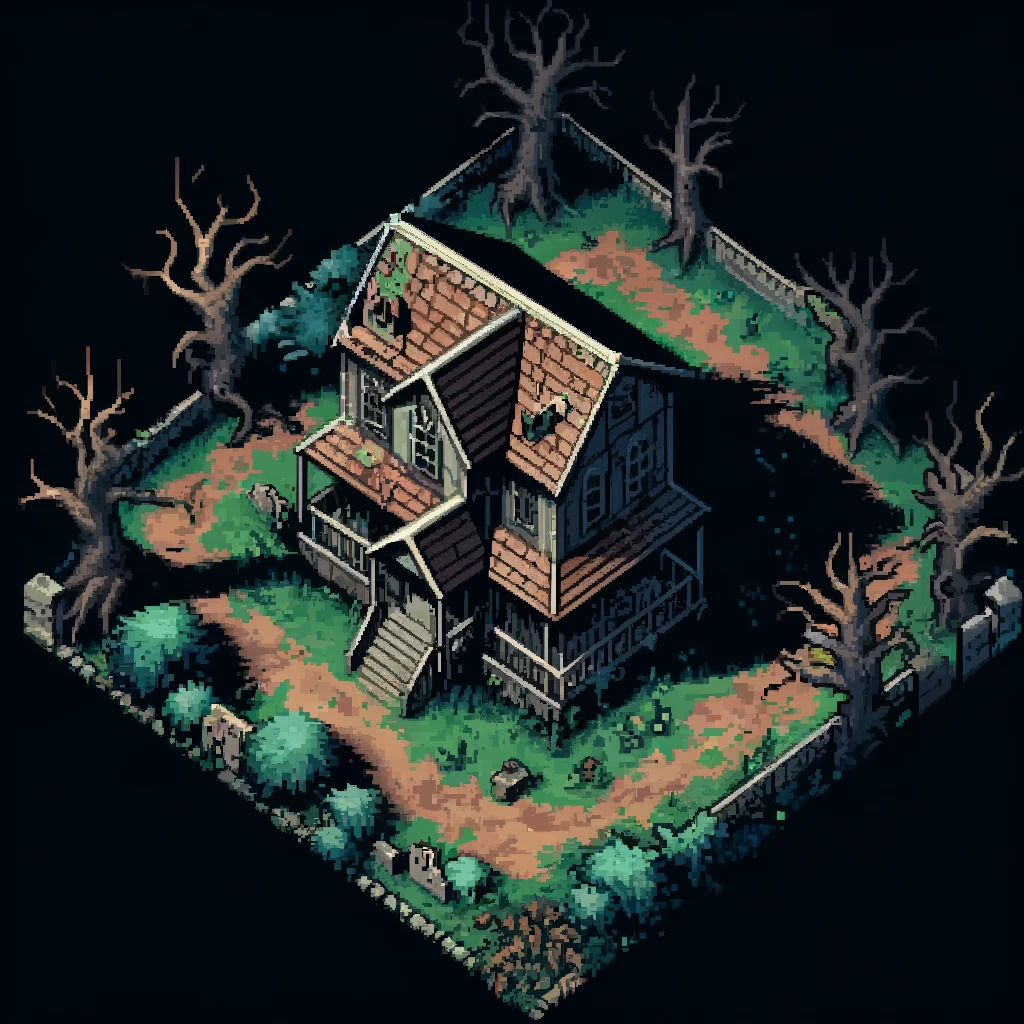

A 2D game scene composited from a Tiled map and its tileset images. What follows is a short description and the map's XML, with each tile layer's data collapsed to a summary:
An orthogonal 32x32 tile map with 32x32 px tiles, 2 tile layers (Tile Layer 1, obstacle), 2 tilesets.

<map version="1.10" tiledversion="1.11.0" orientation="orthogonal" renderorder="right-down" width="32" height="32" tilewidth="32" tileheight="32" infinite="0" nextlayerid="3" nextobjectid="1">
 <properties>
  <property name="obstacle" type="bool" value="true" />
 </properties>
 <tileset firstgid="1" source="Map_1.tsx" />
 <tileset firstgid="1025" source="Obstacle_1.tsx" />
 <layer id="1" name="Tile Layer 1" width="32" height="32">
  <data>[1024 cells, 1024 non-empty, 1024 distinct tile ids]</data>
 </layer>
 <layer id="2" name="obstacle" width="32" height="32">
  <properties>
   <property name="obstacle" type="bool" value="true" />
  </properties>
  <data>[1024 cells, 739 non-empty, 739 distinct tile ids]</data>
 </layer>
</map>
